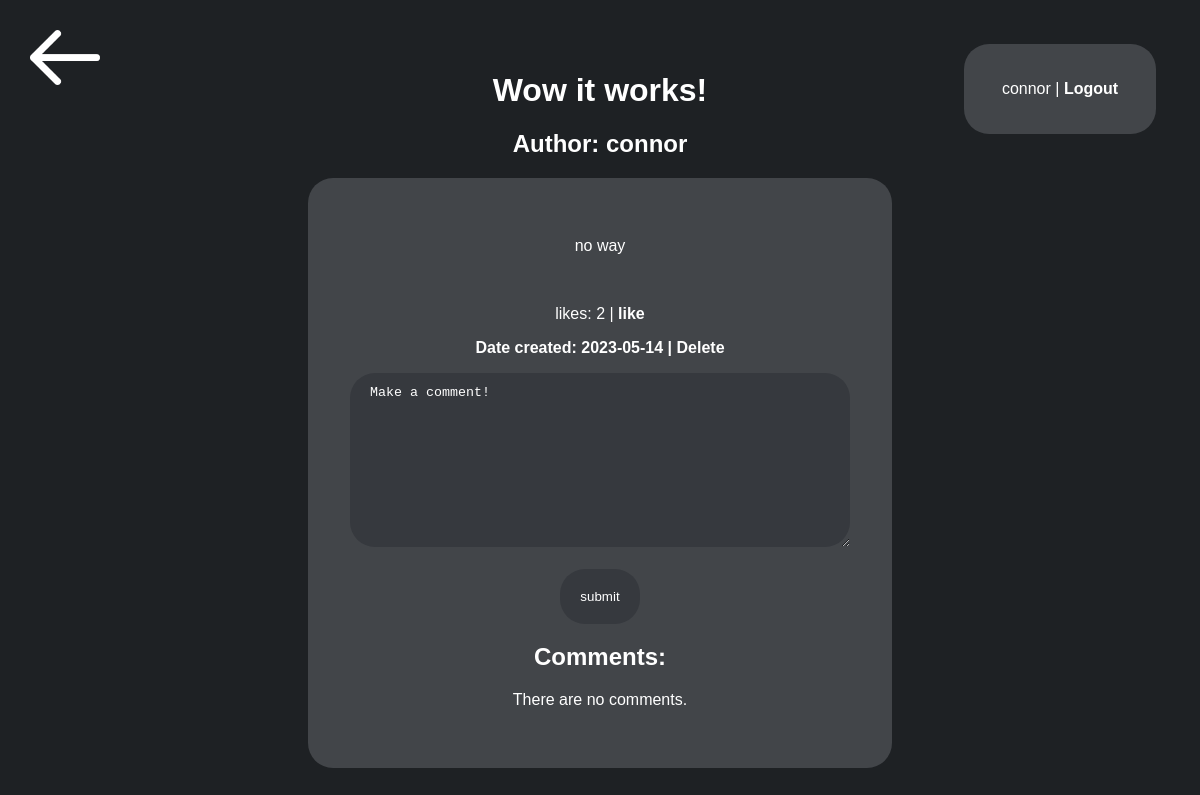
The app's page /post/1 (signed in) with its own data.
### app.py (models this page shows, shortened)
class entry(db.Model):
    id = db.Column(db.Integer, primary_key=True)
    title = db.Column(db.String(150), nullable=False)
    content = db.Column(db.String(400), nullable=False)
    date_created = db.Column(db.DateTime, default=datetime.now)
    votes = db.Column(db.Integer, default=0)
    author = db.Column(db.Integer, nullable=False)
    author_name = db.Column(db.String(20), nullable=False)
    comments = db.relationship('comment', backref="entry", lazy=True, cascade='all, delete')

class User(UserMixin, db.Model):
    id = db.Column(db.Integer, primary_key=True)
    name = db.Column(db.String(20), nullable=False)
    password = db.Column(db.String(20), nullable=False)
    pw_hash = db.Column(db.String(400), nullable=False)

### app.py (the view)
@app.route('/post/<int:id>', methods=['POST', 'GET'])
def fullpagepost(id):
    comments = comment.query.filter_by(entry_id=id).all()
    specific_post = entry.query.get_or_404(id)
    return render_template('post.html', post=specific_post, comments=comments, logged_in=current_user.is_authenticated, name=current_user.name)

### app.py (called while the page is built)
@login_manager.user_loader
def load_user(user_id):
    return User.query.get(int(user_id))

### templates/post.html (shortened to what this page needs)
{% extends 'base.html' %}
{% block body %}
<a href="/recipient"><img src="{{ url_for('static', filename='images/back-arrow.png') }}" class="back"></a>
<h1>{{ post.title }}</h1>
<h2>Author: {{ post.author_name }}</h2>
<div class="box">
    <p>{{ post.content }}</p>
    <br>
    <p>likes: {{ post.votes }} | <a href="/upvote-post/{{ post.id }}">like</a></p>
    <p><b>Date created: {{ post.date_created.date() }} | <a href="/del/{{ post.id }}">Delete</a></b></p>
    <form action="/comment/{{ post.id }}" method="POST">
        <textarea name="content" id="content" rows="10" cols="50" autofocus maxlength="400">
Make a comment!
        </textarea>
        <br><br>
        <input type="submit" value="submit">
    </form>
    <h2>Comments:</h2>
    {% if comments|length < 1 %}
        <p>There are no comments.</p>
    {% endif %}
</div>
{% if logged_in %}
    <div class="login-bar">
        {{ name }} | <a href="/logout">Logout</a>
    </div>
{% else %}
    <div class="login-bar">
        <a href="/login">Login</a> | <a href="/signup">Signup</a>
    </div>
{% endif %}
<div class="messages">
</div>
{% endblock %}

### static/css/main.css (style rules this page uses)
body { background-color: rgb(30,33,36); font-family: sans-serif; text-align: center; margin: 6%; color: white; }
.box { background-color: rgb(66, 69, 73); width: 40%; min-width: 500px; margin:auto; border-radius: 25px; padding: 4%; }
img.back { position:absolute; width: 70px; top: 20px; left: 20px; padding:10px; }
a { color:white; font-weight:bold; text-decoration: none; }
.login-bar { background-color: rgb(66, 69, 73); margin: 2%; padding: 3%; width: 10%; border-radius: 25px; position: fixed; top: 20px; right: 20px; }
input[type=submit] { background-color: rgb(54,57,62); border: none; padding: 20px; border-radius:25px; color: white; }
textarea { width: 100%; padding: 12px 20px; box-sizing: border-box; background-color: rgb(54, 57, 62); color:white; border: none; border-radius: 25px; }
.messages { margin: 2%; padding: 3%; width: 10%; border-radius: 25px; position: fixed; top: 20px; left: 20px; }

### records on screen
entry: title "Wow it works!", author_name "connor", content "no way", votes "2", date_created "2023-05-14"
User: name "connor"
